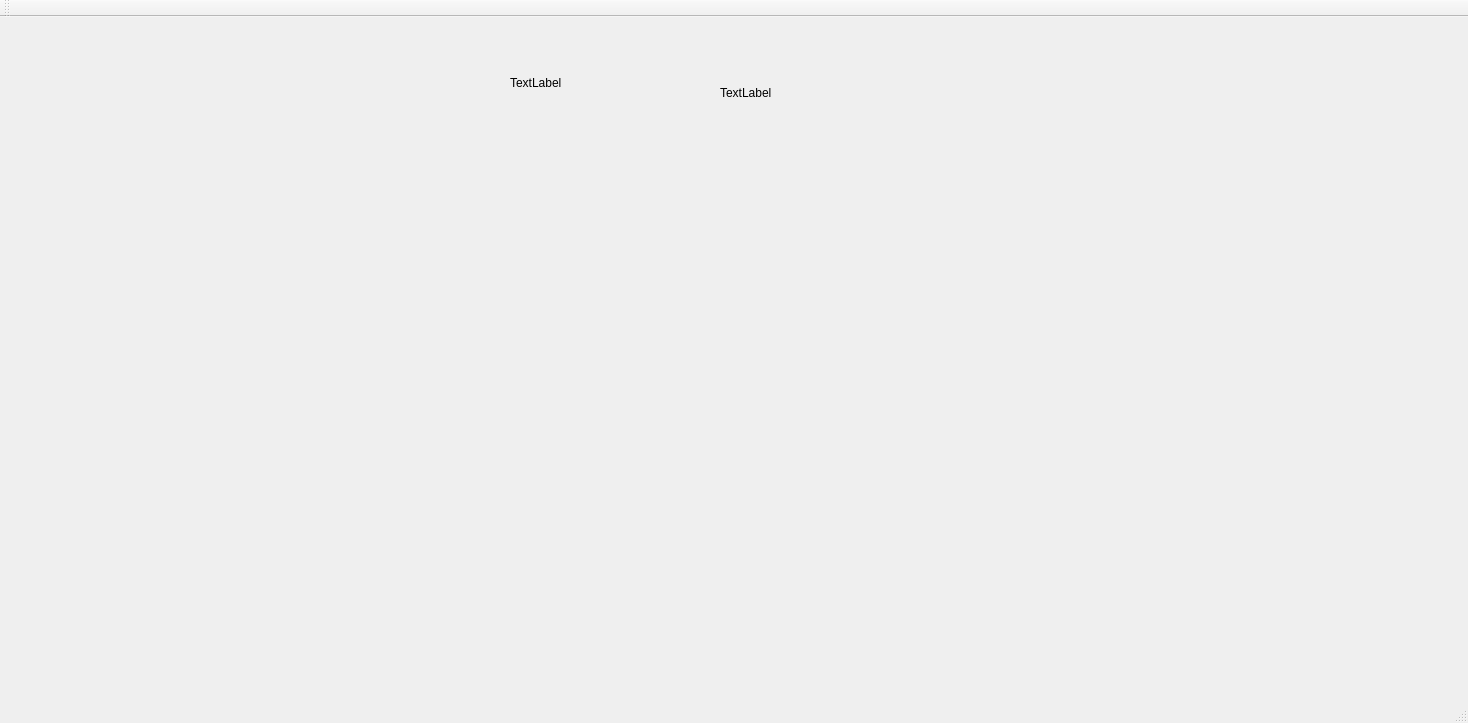
<?xml version="1.0" encoding="UTF-8"?>
<ui version="4.0">
 <class>MainWindow</class>
 <widget class="QMainWindow" name="MainWindow">
  <property name="geometry">
   <rect>
    <x>0</x>
    <y>0</y>
    <width>1468</width>
    <height>723</height>
   </rect>
  </property>
  <property name="windowTitle">
   <string>MainWindow</string>
  </property>
  <widget class="QWidget" name="centralWidget">
   <widget class="QLabel" name="label_Rohdaten">
    <property name="geometry">
     <rect>
      <x>720</x>
      <y>10</y>
      <width>201</width>
      <height>131</height>
     </rect>
    </property>
    <property name="text">
     <string>TextLabel</string>
    </property>
   </widget>
   <widget class="QLabel" name="label_Metadaten">
    <property name="geometry">
     <rect>
      <x>510</x>
      <y>40</y>
      <width>181</width>
      <height>51</height>
     </rect>
    </property>
    <property name="text">
     <string>TextLabel</string>
    </property>
   </widget>
   <widget class="QCustomPlot" name="widget_Punktdiagramm" native="true">
    <property name="geometry">
     <rect>
      <x>10</x>
      <y>150</y>
      <width>681</width>
      <height>511</height>
     </rect>
    </property>
   </widget>
   <widget class="QCustomPlot" name="widget_Balkendiagramm" native="true">
    <property name="geometry">
     <rect>
      <x>700</x>
      <y>150</y>
      <width>741</width>
      <height>511</height>
     </rect>
    </property>
   </widget>
  </widget>
  <widget class="QMenuBar" name="menuBar">
   <property name="geometry">
    <rect>
     <x>0</x>
     <y>0</y>
     <width>1468</width>
     <height>21</height>
    </rect>
   </property>
  </widget>
  <widget class="QToolBar" name="mainToolBar">
   <attribute name="toolBarArea">
    <enum>TopToolBarArea</enum>
   </attribute>
   <attribute name="toolBarBreak">
    <bool>false</bool>
   </attribute>
  </widget>
  <widget class="QStatusBar" name="statusBar"/>
 </widget>
 <layoutdefault spacing="6" margin="11"/>
 <customwidgets>
  <customwidget>
   <class>QCustomPlot</class>
   <extends>QWidget</extends>
   <header>qcustomplot.h</header>
   <container>1</container>
  </customwidget>
 </customwidgets>
 <resources/>
 <connections/>
</ui>
